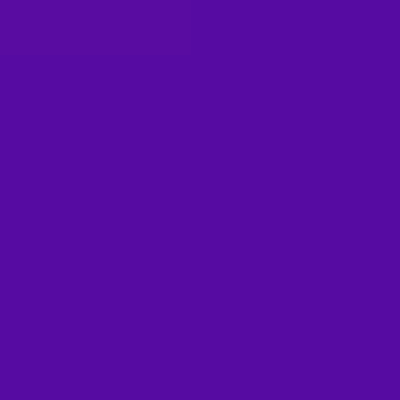
Frame 1 (no input)
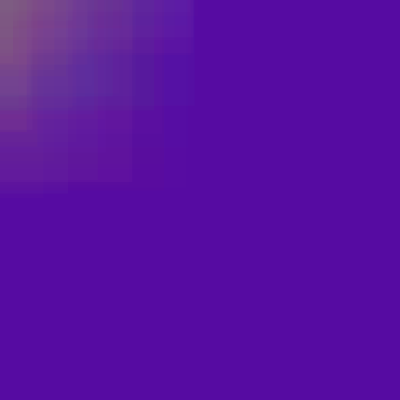
Frame 60 (the mouse pressed at the canvas centre just before this capture)
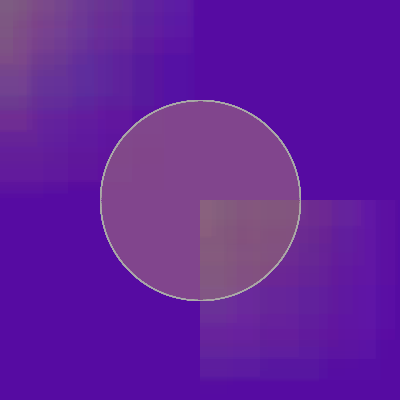
Frame 120 (the mouse held since frame 60 and released just before this capture)

The Processing sketch that drew these frames (run headless with seeded random() and noise(); from frame 60 on, the mouse is pressed at the canvas centre):

// Processing sketch: processing_86762
// ── processing_86762.pde

//sohee woo soheew@andrew.cmu.edu hw 3 copyright

float x, y,wd,ht, startx, starty;
 
void setup()
{
  
  size(400,400);
  smooth();
  background(86, 11,162);
   
}
 
void draw()
{
 x=random(80,350);
 y=random(50,350);
 wd=random(10,200);
 ht=random(10,200);
 startx=200;
 starty=200;
  
 noStroke();
 fill(random(300), random(255), random(255),random(8));
 rect(mouseX,mouseY,wd,ht);
 stroke(170,100);
 ellipse(startx,starty,mouseX,mouseY);
}
